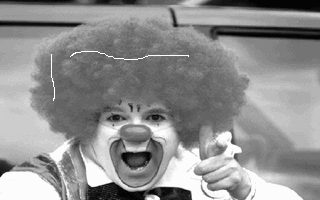
#> input picture joker.BMP, 320 x 200 px, found by its file name
$ python ex5.py
#> lines starting #> are read from the running program, lines starting #| are printed output that depends on the picture
### ex3.py
import cv2
import matplotlib
import matplotlib.pyplot as plt
import numpy as np


# 实验三：平滑消噪处理


# 用于邻域平均消噪的函数
# 传入参数： rawImage：原始的灰度图
#           template：模板
#           threshold：阈值，默认为0
# 返回值为变换后的图
def deNoiseByAverage(rawImage, template, threshold=0):
    raw_height = rawImage.shape[0]  # 获取原图像的高度
    raw_width = rawImage.shape[1]  # 获取原图像的宽度
    H_height = template.shape[0]  # 获取模板的高度
    H_width = template.shape[1]  # 获取模板的宽度
    if (H_height % 2 == 0) or (H_width % 2 == 0):
        exit("\n错误，模板的长宽应当为奇数！\n")
        return

    # 把原图四周拓展一圈
    raw_expand = rawImage
    expansion = raw_expand[0: int(H_height/2), 0: raw_width]
    raw_expand = np.r_[expansion, raw_expand]
    expansion = raw_expand[raw_height: raw_height + int(H_height/2),
                           0: raw_width]
    raw_expand = np.r_[raw_expand, expansion]
    expansion = raw_expand[0: raw_height + H_height - 1, 0: int(H_width/2)]
    raw_expand = np.c_[expansion, raw_expand]
    expansion = raw_expand[0: raw_height + H_height - 1,
                           raw_width: raw_width+int(H_width/2)]
    raw_expand = np.c_[raw_expand, expansion]

    aft = np.zeros((raw_height, raw_width), dtype='uint8')  # 新建一个和原图大小一样的全零矩阵

    for r in range(0, raw_height):  # 遍历每个像素
        for c in range(0, raw_width):
            temp = 0
            for i in range(0, H_height):  # 将该像素周围的灰度与模板中对应的值相乘然后相加
                for j in range(0, H_width):
                    temp = temp + template[i][j] * raw_expand[r + i][c + j]
            if temp > 255:  # 防止灰度值超出范围
                temp = 255
            if temp < 0:
                temp = 0
            if abs(rawImage[r][c]-temp) > threshold:
                aft[r][c] = temp  # 把值赋给表示变换后的图像的矩阵
            else:
                aft[r][c] = rawImage[r][c]
    return aft


# 直接执行该文件时运行下列代码
# [61 lines that do not run on import are left out]

### ex5.py
import cv2
import matplotlib
import matplotlib.pyplot as plt
import numpy as np

import ex3

# 实验五：中值滤波


# 用于中值滤波的函数
# 传入参数： rawImage：原始的灰度图
#           template：模板
# 返回值为变换后的图
def deNoiseByMid(rawImage, template):
    raw_height = rawImage.shape[0]  # 获取原图像的高度
    raw_width = rawImage.shape[1]  # 获取原图像的宽度
    H_height = template.shape[0]  # 获取模板的高度
    H_width = template.shape[1]  # 获取模板的宽度
    if (H_height % 2 == 0) or (H_width % 2 == 0):
        exit("\n错误，模板的长宽应当为奇数！\n")
        return

    # 把原图四周拓展一圈
    raw_expand = rawImage
    expansion = raw_expand[0: int(H_height/2), 0: raw_width]
    raw_expand = np.r_[expansion, raw_expand]
    expansion = raw_expand[raw_height: raw_height + int(H_height/2),
                           0: raw_width]
    raw_expand = np.r_[raw_expand, expansion]
    expansion = raw_expand[0: raw_height + H_height - 1, 0: int(H_width/2)]
    raw_expand = np.c_[expansion, raw_expand]
    expansion = raw_expand[0: raw_height + H_height - 1,
                           raw_width: raw_width+int(H_width/2)]
    raw_expand = np.c_[raw_expand, expansion]

    aft = np.zeros((raw_height, raw_width), dtype='uint8')  # 新建一个和原图大小一样的全零矩阵

    for r in range(0, raw_height):  # 遍历每个像素
        for c in range(0, raw_width):
            temp = raw_expand[r: r+H_height, c: c+H_width] * \
                template  # 对每个像素及其邻点与模板进行点乘
            temp = temp.flatten()  # 把和模板形状一样的temp矩阵展平成一维数组
            temp = np.sort(temp)  # 将temp由小到大排序
            midValue = temp[temp.size -
                            int(temp.nonzero()[0].size / 2) - 1]  # 取非0值的中值
            aft[r][c] = midValue  # 赋给新图

    return aft


# 直接执行该文件时运行下列代码
if __name__ == '__main__':
    # 导入图片
    raw = cv2.imread("./joker.bmp", 0)  # 0表示以灰度图形式导入，导入后raw是一个二维矩阵
#> raw is the input picture: shape (200, 320); min 4, max 255, mean 143.3

    # 此部分为实际处理
    mask1 = np.array(
        [[1, 1, 1, 1, 1]])
    aft1 = deNoiseByMid(raw, mask1)
#> in deNoiseByMid, `expansion = raw_expand[0: int(H_height/2), 0: raw_width]`: expansion = empty array
#> in deNoiseByMid, `expansion = raw_expand[0: raw_height + H_height - 1, 0: int(H_width/2)]`: expansion = 200 pairs, first value 4 to 252, second value 4 to 252
#> in deNoiseByMid, `raw_expand = np.c_[expansion, raw_expand]`:
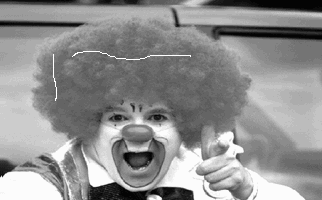
#> raw_expand: shape (200, 322); min 4, max 255, mean 143.5
#> in deNoiseByMid, `expansion = raw_expand[0: raw_height + H_height - 1, raw_width: raw_wi..`: expansion = 200 pairs, first value 4 to 204, second value 4 to 196

    mask2 = np.array(
        [[1],
         [1],
         [1],
         [1],
         [1]])
    aft2 = deNoiseByMid(raw, mask2)
#> in deNoiseByMid (call 2), `raw_expand = np.r_[raw_expand, expansion]`:
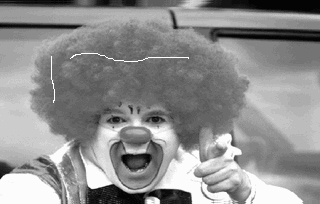
#> raw_expand: shape (204, 320); min 4, max 255, mean 142.6
#> in deNoiseByMid (call 2), `expansion = raw_expand[0: raw_height + H_height - 1, 0: int(H_width/2)]`: expansion = empty array

    mask3 = np.array(
        [[0, 0, 1, 0, 0],
         [0, 0, 1, 0, 0],
         [1, 1, 1, 1, 1],
         [0, 0, 1, 0, 0],
         [0, 0, 1, 0, 0]])
    aft3 = deNoiseByMid(raw, mask3)
#> in deNoiseByMid (call 3), `expansion = raw_expand[0: raw_height + H_height - 1, 0: int(H_width/2)]`: expansion = 204 pairs, first value 4 to 252, second value 4 to 252
#> in deNoiseByMid (call 3), `raw_expand = np.c_[expansion, raw_expand]`:
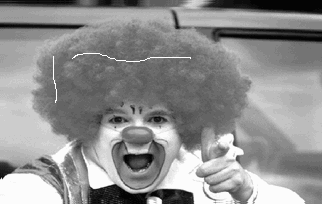
#> raw_expand: shape (204, 322); min 4, max 255, mean 142.8
#> in deNoiseByMid (call 3), `expansion = raw_expand[0: raw_height + H_height - 1, raw_width: raw_wi..`: expansion = 204 pairs, first value 4 to 204, second value 4 to 196
#> in deNoiseByMid (call 3), `raw_expand = np.c_[raw_expand, expansion]`:
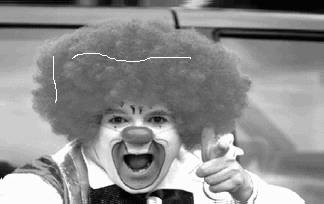
#> raw_expand: shape (204, 324); min 4, max 255, mean 142.7

    mask4 = np.array(
        [[1, 1, 1, 1, 1],
         [1, 1, 1, 1, 1],
         [1, 1, 1, 1, 1],
         [1, 1, 1, 1, 1],
         [1, 1, 1, 1, 1]])
    aft4 = deNoiseByMid(raw, mask4)
#> in deNoiseByMid (call 4), `expansion = raw_expand[0: raw_height + H_height - 1, 0: int(H_width/2)]`: expansion = 204 pairs, first value 4 to 252, second value 4 to 252
#> in deNoiseByMid (call 4), `expansion = raw_expand[0: raw_height + H_height - 1, raw_width: raw_wi..`: expansion = 204 pairs, first value 4 to 204, second value 4 to 196
#> after the loop in deNoiseByMid (call 4), `for r in range(0, raw_height):`:
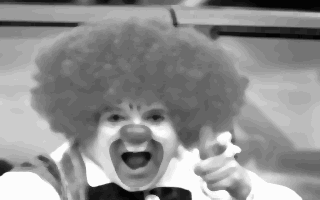
#> aft: shape (200, 320); min 4, max 252, mean 143.4

    mask5 = np.array(
        [[1, 1, 1, 1, 1],
         [1, 1, 1, 1, 1],
         [1, 1, 1, 1, 1],
         [1, 1, 1, 1, 1],
         [1, 1, 1, 1, 1]])/25
    aft5 = ex3.deNoiseByAverage(raw, mask5)
#> in deNoiseByAverage, `expansion = raw_expand[0: raw_height + H_height - 1, 0: int(H_width/2)]`: expansion = 204 pairs, first value 4 to 252, second value 4 to 252
#> in deNoiseByAverage, `expansion = raw_expand[0: raw_height + H_height - 1, raw_width: raw_wi..`: expansion = 204 pairs, first value 4 to 204, second value 4 to 196
#> after the loop in deNoiseByAverage, `for r in range(0, raw_height):`:
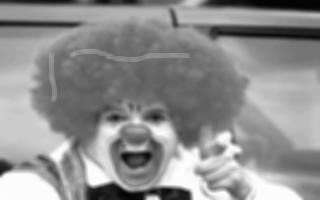
#> aft: shape (200, 320); min 4, max 252, mean 142.9

    # 以下代码用于显示图片
    matplotlib.rcParams['font.sans-serif'] = ['SimHei']   # 用黑体显示中文
    matplotlib.rcParams['axes.unicode_minus'] = False     # 正常显示负号

    plt.subplot(2, 3, 1)
    plt.imshow(cv2.cvtColor(raw, cv2.COLOR_GRAY2RGB))
    plt.title("原始图像")

    plt.subplot(2, 3, 2)
    plt.imshow(cv2.cvtColor(aft1, cv2.COLOR_GRAY2RGB))
    plt.title("1*5中值滤波之后")

    plt.subplot(2, 3, 3)
    plt.imshow(cv2.cvtColor(aft2, cv2.COLOR_GRAY2RGB))
    plt.title("5*1中值滤波之后")

    plt.subplot(2, 3, 4)
    plt.imshow(cv2.cvtColor(aft3, cv2.COLOR_GRAY2RGB))
    plt.title("5*5十字中值滤波之后")

    plt.subplot(2, 3, 5)
    plt.imshow(cv2.cvtColor(aft4, cv2.COLOR_GRAY2RGB))
    plt.title("5*5方形中值滤波之后")

    plt.subplot(2, 3, 6)
    plt.imshow(cv2.cvtColor(aft5, cv2.COLOR_GRAY2RGB))
    plt.title("5*5均值滤波之后（用作对比）")

    plt.show()
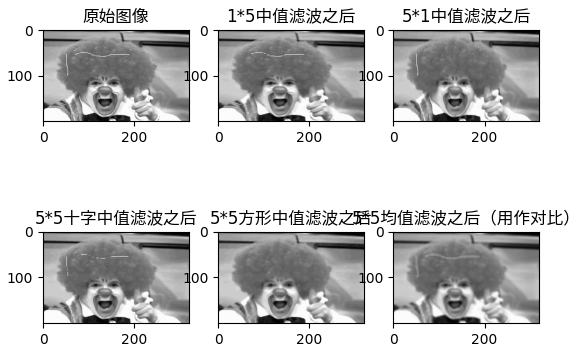
#> figure drawn by matplotlib, 6 panels

$ run again, with ColorFlower.bmp copied over joker.BMP
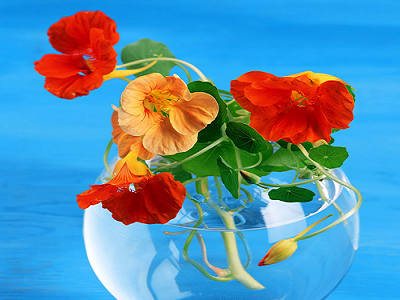
#> input picture ColorFlower.bmp, 400 x 300 px, found by its file name
#> in deNoiseByMid, `expansion = raw_expand[0: int(H_height/2), 0: raw_width]`: expansion = empty array
#> in deNoiseByMid, `expansion = raw_expand[0: raw_height + H_height - 1, 0: int(H_width/2)]`: expansion = 300 pairs, first value 107 to 157, second value 105 to 156
#> in deNoiseByMid, `expansion = raw_expand[0: raw_height + H_height - 1, raw_width: raw_wi..`: expansion = 300 pairs, first value 121 to 164, second value 120 to 164
#> in deNoiseByMid (call 3), `expansion = raw_expand[0: raw_height + H_height - 1, 0: int(H_width/2)]`: expansion = 304 pairs, first value 107 to 157, second value 105 to 156
#> in deNoiseByMid (call 3), `expansion = raw_expand[0: raw_height + H_height - 1, raw_width: raw_wi..`: expansion = 304 pairs, first value 121 to 164, second value 120 to 164
#> in deNoiseByMid (call 3), `raw_expand = np.c_[raw_expand, expansion]`:
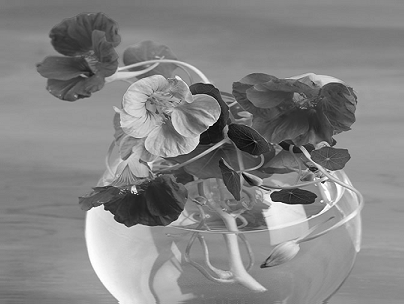
#> raw_expand: shape (304, 404); min 0, max 255, mean 132.6
#> in deNoiseByMid (call 4), `expansion = raw_expand[0: raw_height + H_height - 1, 0: int(H_width/2)]`: expansion = 304 pairs, first value 107 to 157, second value 105 to 156
#> in deNoiseByMid (call 4), `expansion = raw_expand[0: raw_height + H_height - 1, raw_width: raw_wi..`: expansion = 304 pairs, first value 121 to 164, second value 120 to 164
#> after the loop in deNoiseByMid (call 4), `for r in range(0, raw_height):`:
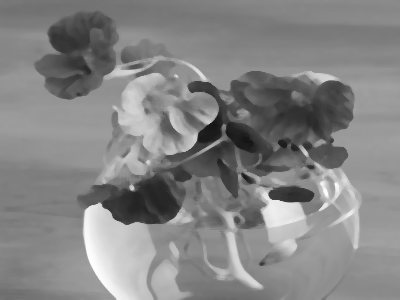
#> aft: shape (300, 400); min 20, max 253, mean 132.3
#> in deNoiseByAverage, `expansion = raw_expand[0: raw_height + H_height - 1, 0: int(H_width/2)]`: expansion = 304 pairs, first value 107 to 157, second value 105 to 156
#> in deNoiseByAverage, `expansion = raw_expand[0: raw_height + H_height - 1, raw_width: raw_wi..`: expansion = 304 pairs, first value 121 to 164, second value 120 to 164
